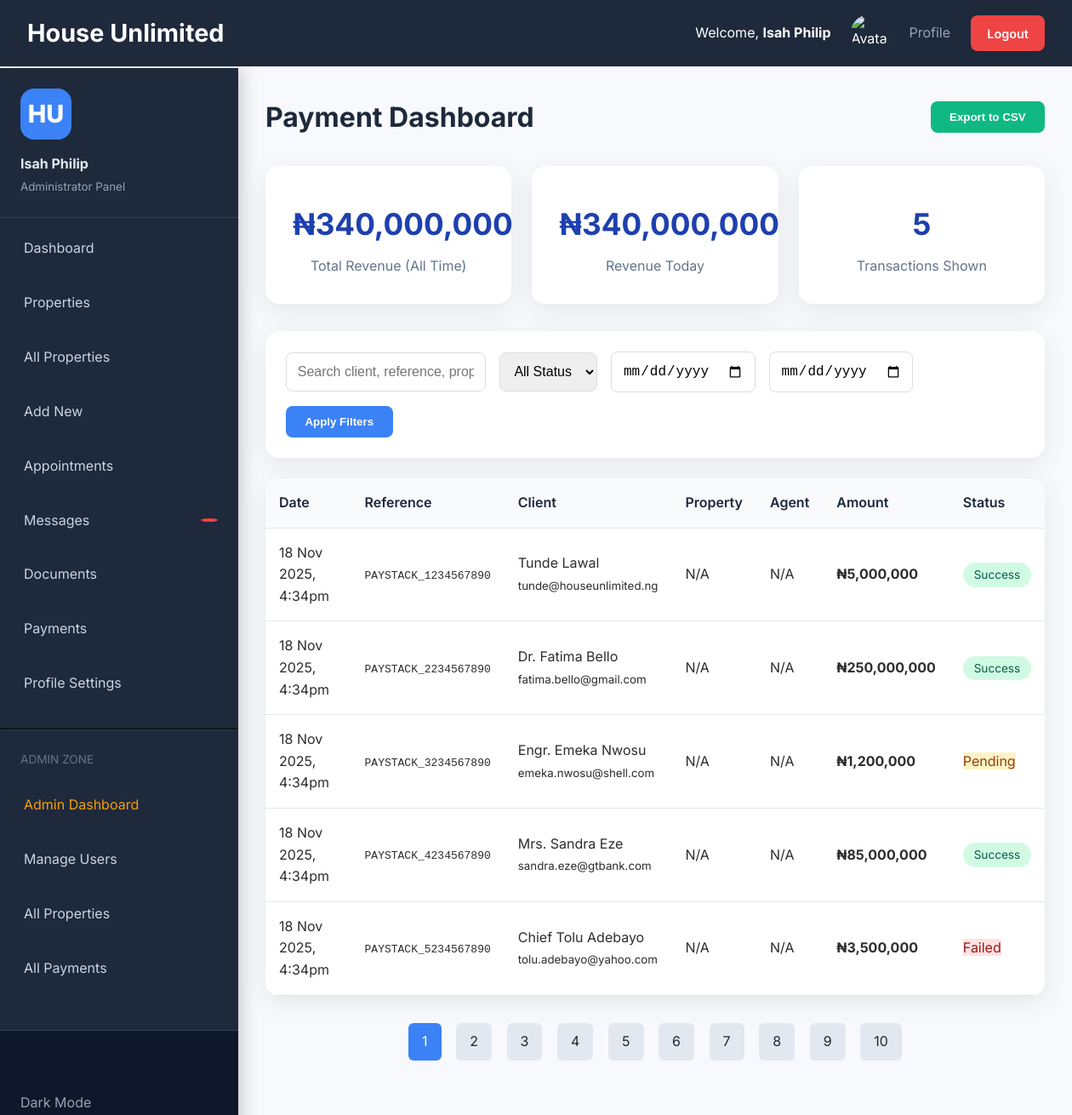
/admin/payments.php (signed in), run on the app's committed database.
### tables this page shows
CREATE TABLE `payments` (
  `id` int(11) NOT NULL,
  `user_id` int(11) NOT NULL,
  `property_id` int(11) DEFAULT NULL,
  `reference` varchar(100) NOT NULL,
  `amount` decimal(15,2) NOT NULL,
  `currency` varchar(10) DEFAULT 'NGN',
  `gateway` varchar(50) DEFAULT 'paystack',
  `status` enum('pending','success','failed') DEFAULT 'pending',
  `transaction_data` longtext DEFAULT NULL CHECK (json_valid(`transaction_data`)),
  `paid_at` datetime DEFAULT NULL,
  `created_at` datetime DEFAULT current_timestamp(),
  `updated_at` datetime DEFAULT current_timestamp() ON UPDATE current_timestamp()
);

CREATE TABLE `users` (
  `id` int(11) NOT NULL,
  `name` varchar(100) NOT NULL,
  `email` varchar(150) NOT NULL,
  `phone` varchar(20) DEFAULT NULL,
  `password` varchar(255) DEFAULT NULL,
  `role` enum('client','agent','admin') DEFAULT 'client',
  `status` enum('active','banned') DEFAULT 'active',
  `photo` varchar(100) DEFAULT 'default.png',
  `bio` text DEFAULT NULL,
  `magic_token` varchar(100) DEFAULT NULL,
  `token_expires` datetime DEFAULT NULL,
  `created_at` datetime DEFAULT current_timestamp(),
  `updated_at` datetime DEFAULT current_timestamp() ON UPDATE current_timestamp()
);

### inc/functions.php (called while the page is built, shortened)
<?php
function escape($string) {
    global $db;
    return htmlspecialchars($db->real_escape_string(trim($string)), ENT_QUOTES, 'UTF-8');
}
function is_admin() {
    return isset($_SESSION['user']['role']) && $_SESSION['user']['role'] === 'admin';
}
?>

### admin/payments.php (the view, shortened to what this page needs)
<?php
require '../inc/config.php';
$page = max(1, intval($_GET['page'] ?? 1));
$limit = 20;
$offset = ($page - 1) * $limit;
$where = ["1=1"];
$params = [];
$types = '';
$search = trim($_GET['search'] ?? '');
$status = $_GET['status'] ?? '';
$date_from = $_GET['date_from'] ?? '';
$date_to = $_GET['date_to'] ?? '';
$whereClause = implode(' AND ', $where);
$sql = "SELECT
            p.*,
            u.name as client_name,
            u.email as client_email,
            prop.title as property_title,
            a.name as agent_name
        FROM payments p
        LEFT JOIN users u ON p.user_id = u.id
        LEFT JOIN properties prop ON p.property_id = prop.id
        LEFT JOIN users a ON prop.agent_id = a.id
        WHERE $whereClause
        ORDER BY p.created_at DESC
        LIMIT ? OFFSET ?";
$types .= 'ii';
$params[] = $limit;
$params[] = $offset;
$stmt = $db->prepare($sql);
if (!empty($types)) $stmt->bind_param($types, ...$params);
$stmt->execute();
$result = $stmt->get_result();
$payments = $result->fetch_all(MYSQLI_ASSOC);
$totalRevenue = $db->query("SELECT COALESCE(SUM(amount), 0) as total FROM payments WHERE status = 'success'")->fetch_assoc()['total'];
$totalToday = $db->query("SELECT COALESCE(SUM(amount), 0) as total FROM payments WHERE status = 'success' AND DATE(created_at) = CURDATE()")->fetch_assoc()['total'];
?>
<!DOCTYPE html>
<html lang="en">
<head>
    <link rel="stylesheet" href="../assets/css/style.css">
</head>
<body>
    <?php include '../inc/header.php'; ?>
    <div class="container">
        <?php include '../inc/sidebar.php'; ?>
        <main class="main-content">
            <div class="page-header">
                <h1>Payment Dashboard</h1>
                <button onclick="exportPayments()" class="btn btn-success">Export to CSV</button>
            </div>
            <div class="stats-grid">
                <div class="stat-card">
                    <div class="stat-value">₦<?= number_format($totalRevenue) ?></div>
                    <div class="stat-label">Total Revenue (All Time)</div>
                </div>
                <div class="stat-card">
                    <div class="stat-value">₦<?= number_format($totalToday) ?></div>
                    <div class="stat-label">Revenue Today</div>
                </div>
                <div class="stat-card">
                    <div class="stat-value"><?= count($payments) ?></div>
                    <div class="stat-label">Transactions Shown</div>
                </div>
            </div>
            <div class="filters">
                <input type="text" id="search" placeholder="Search client, reference, property..." value="<?= htmlspecialchars($search) ?>">
                <select id="status">
                    <option value="">All Status</option>
                </select>
                <input type="date" id="date_from" value="<?= $date_from ?>">
                <input type="date" id="date_to" value="<?= $date_to ?>">
                <button onclick="applyFilters()" class="btn btn-primary">Apply Filters</button>
            </div>
            <table>
                <thead>
                    <tr>
                        <th>Date</th>
                        <th>Reference</th>
                        <th>Client</th>
                        <th>Property</th>
                        <th>Agent</th>
                        <th>Amount</th>
                        <th>Status</th>
                    </tr>
                </thead>
                <tbody>
                    <?php if (empty($payments)): ?>
                        <tr><td colspan="7" style="text-align:center; padding:3rem; color:#64748b;">No payments found</td></tr>
                    <?php else: foreach ($payments as $p): ?>
                        <tr>
                            <td><?= date('j M Y, g:ia', strtotime($p['created_at'])) ?></td>
                            <td><code><?= htmlspecialchars($p['reference']) ?></code></td>
                            <td>
                                <?= htmlspecialchars($p['client_name'] ?? 'N/A') ?><br>
                                <small><?= htmlspecialchars($p['client_email'] ?? '') ?></small>
                            </td>
                            <td><?= htmlspecialchars($p['property_title'] ?? 'N/A') ?></td>
                            <td><?= htmlspecialchars($p['agent_name'] ?? 'N/A') ?></td>
                            <td><strong>₦<?= number_format($p['amount']) ?></strong></td>
                            <td>
                                <span class="status-<?= $p['status'] ?>">
                                    <?= ucfirst($p['status']) ?>
                                </span>
                            </td>
                        </tr>
                    <?php endforeach; endif; ?>
                </tbody>
            </table>
            <div class="pagination">
                <?php for($i = 1; $i <= 10; $i++):  ?>
                    <a href="?page=<?= $i ?>&search=<?= urlencode($search) ?>&status=<?= $status ?>&date_from=<?= $date_from ?>&date_to=<?= $date_to ?>"
                       class="<?= $i == $page ? 'active' : '' ?>">
                        <?= $i ?>
                    </a>
                <?php endfor; ?>
            </div>
        </main>
    </div>
</body>
</html>

### inc/header.php (shortened to what this page needs)
<?php require_once 'auth.php'; $user = $_SESSION['user']; ?>
<!DOCTYPE html>
<html lang="en">
<head>
    <link rel="stylesheet" href="<?= BASE_URL ?>/assets/css/style.css" />
</head>
<body class="<?= isset($_COOKIE['theme']) && $_COOKIE['theme'] === 'dark' ? 'dark' : '' ?>">
<header class="header" style="background:#1e293b; color:white; padding:1rem 2rem; display:flex; justify-content:space-between; align-items:center; position:fixed; top:0; left:0; right:0; z-index:1000;">
    <div style="display:flex; align-items:center; gap:1rem;">
        <h2 style="margin:0; font-size:1.8rem;">House Unlimited</h2>
    </div>
    <div style="display:flex; align-items:center; gap:1.5rem;">
        <span>Welcome, <strong><?= escape($user['name']) ?></strong></span>
        <img src="<?= BASE_URL ?>/assets/uploads/avatars/<?= $user['photo'] ?? 'default.png' ?>"
             alt="Avatar" style="width:44px; height:44px; border-radius:50%; object-fit:cover;">
        <a href="<?= BASE_URL ?>/dashboard/profile.php" style="color:#94a3b8; text-decoration:none;">Profile</a>
        <a href="<?= BASE_URL ?>/logout.php" class="btn btn-sm" style="background:#ef4444; color:white; padding:0.6rem 1.2rem; border-radius:8px;">Logout</a>
    </div>
</header>
<div style="height:80px;"></div>

### inc/sidebar.php (shortened to what this page needs)
<?php
$user = $_SESSION['user'];
?>
<aside class="sidebar">
    <div class="sidebar-header">
        <div class="logo">
            <h2>HU</h2>
        </div>
        <div class="user-info">
            <p><strong><?= escape($user['name']) ?></strong></p>
            <small style="color:#94a3b8; text-transform:capitalize;">
                <?= $user['role'] === 'admin' ? 'Administrator' : ucfirst($user['role']) ?> Panel
            </small>
        </div>
    </div>
    <nav class="sidebar-nav">
        <ul>
            <li>
                <a href="index.php" class="<?= basename($_SERVER['PHP_SELF']) === 'index.php' ? 'active' : '' ?>">
                    Dashboard
                </a>
            </li>
            <li>
                <a href="properties.php" class="<?= in_array(basename($_SERVER['PHP_SELF']), ['properties.php', 'property_detail.php']) ? 'active' : '' ?>">
                     Properties
                 </a>
                <ul class="sub-menu">
                    <li><a href="properties.php" class="<?= basename($_SERVER['PHP_SELF']) === 'properties.php' ? 'active' : '' ?>">All Properties</a></li>
                    <li><a href="add_property.php" class="<?= basename($_SERVER['PHP_SELF']) === 'add_property.php' ? 'active' : '' ?>">Add New</a></li>
                </ul>
            </li>
            <li>
                <a href="appointments.php" class="<?= basename($_SERVER['PHP_SELF']) === 'appointments.php' ? 'active' : '' ?>">
                    Appointments
                </a>
            </li>
            <li>
                <a href="messages.php" class="<?= basename($_SERVER['PHP_SELF']) === 'messages.php' ? 'active' : '' ?>">
                    Messages
                    <span class="msg-badge" id="sidebarMsgBadge"></span>
                </a>
            </li>
            <li>
                <a href="documents.php" class="<?= basename($_SERVER['PHP_SELF']) === 'documents.php' ? 'active' : '' ?>">
                    Documents
                </a>
            </li>
            <li>
                <a href="transactions.php" class="<?= basename($_SERVER['PHP_SELF']) === 'transactions.php' ? 'active' : '' ?>">
                    Payments
                </a>
            </li>
            <li>
                <a href="profile.php" class="<?= basename($_SERVER['PHP_SELF']) === 'profile.php' ? 'active' : '' ?>">
                    Profile Settings
                </a>
            </li>
        </ul>
        <?php if (is_admin()): ?>
        <hr style="border-color:#334155; margin:1.5rem 0;">
        <p style="color:#64748b; font-size:0.85rem; padding:0 1.5rem; margin-bottom:0.8rem;">ADMIN ZONE</p>
        <ul>
            <li><a href="../admin/index.php" style="color:#f59e0b;">Admin Dashboard</a></li>
            <li><a href="../admin/users.php">Manage Users</a></li>
            <li><a href="../admin/properties.php">All Properties</a></li>
            <li><a href="../admin/payments.php">All Payments</a></li>
        </ul>
        <?php endif; ?>
    </nav>
    <div class="sidebar-footer">
        <div class="theme-toggle">
            <label for="darkmode">Dark Mode</label>
        </div>
    </div>
</aside>

### assets/css/style.css (style rules this page uses)
* { margin:0; padding:0; box-sizing:border-box; }
body { font-family: 'Inter', 'Segoe UI', sans-serif; background:#f8f9fc; color:#2d2d2d; line-height:1.6; transition: all 0.3s; }
.container { display:flex; min-height:100vh; }
.sidebar { width:280px; background:#1e293b; color:#e2e8f0; padding:1.5rem; margin-top: 5rem; position:fixed; height:100%; overflow-y:auto; transition:0.3s; }
.sidebar a { color:#cbd5e1; display:block; padding:0.9rem 1.2rem; margin:0.4rem 0; border-radius:8px; text-decoration:none; transition:0.2s; }
.sidebar .msg-badge { background:#ef4444; color:white; border-radius:50%; padding:2px 8px; font-size:0.8rem; margin-left:8px; }
main.main-content { margin-left:280px; padding:2rem; flex:1; }
.page-header { display:flex; justify-content:space-between; align-items:center; margin-bottom:2rem; }
h1 { font-size:2rem; color:#1e293b; }
.btn { padding:0.7rem 1.4rem; border:none; border-radius:8px; cursor:pointer; font-weight:600; text-decoration:none; display:inline-block; transition:0.2s; }
.btn-primary { background:#3b82f6; color:white; }
.btn-success { background:#10b981; color:white; }
.btn-sm { padding:0.5rem 1rem; font-size:0.9rem; }
.filters { display:flex; gap:1rem; flex-wrap:wrap; margin:1.5rem 0; align-items:center; }
.filters input, .filters select { padding:0.8rem; border:1px solid #ddd; border-radius:8px; font-size:1rem; }
.pagination { text-align:center; margin:2rem 0; }
.pagination a { padding:0.6rem 1rem; margin:0 0.3rem; background:#e2e8f0; color:#1e293b; border-radius:6px; text-decoration:none; }
.pagination a.active { background:#3b82f6; color:white; }
.theme-toggle { margin-top:3rem; }
.theme-toggle label { cursor:pointer; color:#94a3b8; }

### admin/payments.php (style rules this page uses)
.stats-grid { display: grid; grid-template-columns: repeat(auto-fit, minmax(250px, 1fr)); gap: 1.5rem; margin-bottom: 2rem; }
.stat-card { background: white; padding: 2rem; border-radius: 16px; box-shadow: 0 8px 30px rgba(0,0,0,0.08); text-align: center; }
.stat-value { font-size: 2.2rem; font-weight: 700; color: #1e40af; margin: 0.5rem 0; }
.stat-label { color: #64748b; font-size: 1rem; }
.filters { background: white; padding: 1.5rem; border-radius: 16px; box-shadow: 0 8px 30px rgba(0,0,0,0.08); margin-bottom: 2rem; display: grid; grid-template-columns: repeat(auto-fit, minmax(200px, 1fr)); gap: 1rem; }
table { width: 100%; border-collapse: collapse; background: white; border-radius: 16px; overflow: hidden; box-shadow: 0 8px 30px rgba(0,0,0,0.08); }
th, td { padding: 1rem; text-align: left; border-bottom: 1px solid #e2e8f0; }
th { background: #f8fafc; font-weight: 600; color: #1e293b; }
.status-success { background: #d1fae5; color: #065f46; padding: 0.4rem 0.8rem; border-radius: 20px; font-size: 0.85rem; }
.status-failed { background: #fee2e2; color: #991b1b; }
.status-pending { background: #fef3c7; color: #92400e; }
.pagination { display: flex; justify-content: center; gap: 0.5rem; margin: 2rem 0; }
.pagination a { padding: 0.6rem 1rem; background: #f1f5f9; border-radius: 8px; text-decoration: none; color: #1e293b; }
.pagination a.active, .pagination a:hover { background: #3b82f6; color: white; }

### inc/sidebar.php (style rules this page uses)
.sidebar { width: 280px; background: #1e293b; color: #e2e8f0; position: fixed; top: 0; left: 0; bottom: 0; overflow-y: auto; z-index: 999; padding: 1.5rem 0; transition: all 0.3s; box-shadow: 4px 0 20px rgba(0,0,0,0.2); }
.sidebar-header { padding: 0 1.5rem 1.5rem; border-bottom: 1px solid #334155; }
.logo h2 { width: 60px; height: 60px; background: #3b82f6; color: white; display: flex; align-items: center; justify-content: center; border-radius: 16px; font-size: 1.8rem; font-weight: 800; margin-bottom: 1rem; }
.sidebar-nav ul { list-style: none; padding: 0; margin: 0; }
.sidebar-nav a { display: flex; align-items: center; justify-content: space-between; padding: 1rem 1.5rem; color: #cbd5e1; text-decoration: none; transition: all 0.2s; border-left: 4px solid transparent; }
.msg-badge { background: #ef4444; color: white; font-size: 0.75rem; padding: 0.2rem 0.6rem; border-radius: 50px; min-width: 20px; text-align: center; }
.sidebar-footer { position: absolute; bottom: 0; left: 0; right: 0; padding: 1.5rem; background: #0f172a; border-top: 1px solid #334155; }
.theme-toggle { display: flex; align-items: center; gap: 0.8rem; cursor: pointer; }

### data on the page
payments: created_at "18 Nov 2025, 4:34pm", reference "PAYSTACK_1234567890", user.name "Tunde Lawal", user.email "tunde@houseunlimited.ng", property_title "N/A", agent_name "N/A", amount "5,000,000", status "Success"
payments: created_at "18 Nov 2025, 4:34pm", reference "PAYSTACK_2234567890", user.name "Dr. Fatima Bello", user.email "fatima.bello@gmail.com", property_title "N/A", agent_name "N/A", amount "250,000,000", status "Success"
payments: created_at "18 Nov 2025, 4:34pm", reference "PAYSTACK_3234567890", user.name "Engr. Emeka Nwosu", user.email "emeka.nwosu@shell.com", property_title "N/A", agent_name "N/A", amount "1,200,000", status "Pending"
payments: created_at "18 Nov 2025, 4:34pm", reference "PAYSTACK_4234567890", user.name "Mrs. Sandra Eze", user.email "sandra.eze@gtbank.com", property_title "N/A", agent_name "N/A", amount "85,000,000", status "Success"
payments: created_at "18 Nov 2025, 4:34pm", reference "PAYSTACK_5234567890", user.name "Chief Tolu Adebayo", user.email "tolu.adebayo@yahoo.com", property_title "N/A", agent_name "N/A", amount "3,500,000", status "Failed"

### other printed values
$user['name'] "Isah Philip"
$totalRevenue "340,000,000"
$totalToday "340,000,000"
count($payments) "5"
